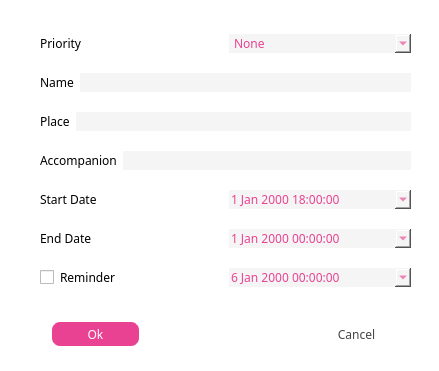
<?xml version="1.0" encoding="UTF-8"?>
<ui version="4.0">
 <class>AddEventWindow</class>
 <widget class="QDialog" name="AddEventWindow">
  <property name="geometry">
   <rect>
    <x>0</x>
    <y>0</y>
    <width>439</width>
    <height>371</height>
   </rect>
  </property>
  <property name="minimumSize">
   <size>
    <width>439</width>
    <height>368</height>
   </size>
  </property>
  <property name="maximumSize">
   <size>
    <width>439</width>
    <height>371</height>
   </size>
  </property>
  <property name="sizeIncrement">
   <size>
    <width>0</width>
    <height>0</height>
   </size>
  </property>
  <property name="baseSize">
   <size>
    <width>0</width>
    <height>0</height>
   </size>
  </property>
  <property name="font">
   <font>
    <family>Uniform Rnd Medium</family>
   </font>
  </property>
  <property name="windowTitle">
   <string notr="true">Add Event</string>
  </property>
  <property name="toolTip">
   <string notr="true"/>
  </property>
  <property name="styleSheet">
   <string notr="true">QDialog {
	background-color:rgb(255, 255, 255);
}

QMessageBox {
    background-color: rgb(255, 255, 255);
	font: 57 10pt &quot;Uniform Rnd Medium&quot;;
}

/*Calendars*/
QCalendarWidget{
	background-color: rgb(255, 255, 255);
	width: 30px;
	height: 50px;
}

QCalendarWidget QToolButton {
  	color: rgb(233, 66, 146);
	font: 8pt &quot;Comfortaa&quot;;
  	background-color: rgb(255, 255, 255);
  }

  QCalendarWidget QMenu {
	color: rgb(233, 66, 146);
	background-color: rgb(255, 255, 255);
	font: 14pt &quot;Comfortaa&quot;;
}

QCalendarWidget QSpinBox { 
	font: 57 14pt &quot;Uniform Rnd Medium&quot;;
  	color: rgb(233, 66, 146); 
  	background-color: rgb(255, 255, 255); 
  	selection-background-color: rgb(136, 136, 136);
  	selection-color: rgb(255, 255, 255);
  }

QCalendarWidget QSpinBox ::up-button{ 
    subcontrol-origin: border;
    subcontrol-position: top right; 
	background-color: white;
	border: 0px;
}

QCalendarWidget QSpinBox ::up-arrow{ 
	image: url(:/ui/down.png);
}

  /* header row */
  QCalendarWidget QWidget 
	{ 
	font: 57 12pt &quot;Uniform Rnd Medium&quot;;
	alternate-background-color: rgb(255, 255, 255);
	background-color: rgb(255, 255, 255);
	}
   
  /* normal days */
  QCalendarWidget QAbstractItemView:enabled {
	font: 57 8pt &quot;Uniform Rnd Medium&quot;;  
  	color: rgb(63, 63, 63);  
  	background-color: rgb(255, 255, 255);  
  	selection-background-color: rgb(84, 163, 219); 
  	selection-color: rgb(255, 255, 255); 
  }

QCalendarWidget QAbstractItemView:disabled  { 
color: rgb(247, 247, 247); 
}</string>
  </property>
  <property name="locale">
   <locale language="English" country="UnitedStates"/>
  </property>
  <widget class="QPushButton" name="OkButton">
   <property name="geometry">
    <rect>
     <x>50</x>
     <y>320</y>
     <width>91</width>
     <height>28</height>
    </rect>
   </property>
   <property name="styleSheet">
    <string notr="true">    background-color:rgb(233, 66, 146);
    border-style: outset;
    border-width: 2px;
    border-radius: 10px;
    border-color: rgb(255, 255, 255);
	color: rgb(255, 255, 255);
	font: 57 10pt &quot;Uniform Rnd Medium&quot;;
</string>
   </property>
   <property name="text">
    <string>Ok</string>
   </property>
  </widget>
  <widget class="QPushButton" name="CancelButton">
   <property name="geometry">
    <rect>
     <x>310</x>
     <y>320</y>
     <width>93</width>
     <height>28</height>
    </rect>
   </property>
   <property name="styleSheet">
    <string notr="true">    background-color: rgb(255, 255, 255);
    border-style: outset;
    border-width: 2px;
    border-radius: 10px;
    border-color: rgb(255, 255, 255);
	color: rgb(68, 68, 68);
	font: 57 10pt &quot;Uniform Rnd Medium&quot;;
</string>
   </property>
   <property name="text">
    <string>Cancel</string>
   </property>
  </widget>
  <widget class="QWidget" name="layoutWidget">
   <property name="geometry">
    <rect>
     <x>40</x>
     <y>20</y>
     <width>371</width>
     <height>281</height>
    </rect>
   </property>
   <layout class="QVBoxLayout" name="verticalLayout">
    <item>
     <layout class="QHBoxLayout" name="horizontalLayout">
      <item>
       <widget class="QLabel" name="Priority">
        <property name="styleSheet">
         <string notr="true">font: 57 10pt &quot;Uniform Rnd Medium&quot;;</string>
        </property>
        <property name="text">
         <string>Priority</string>
        </property>
       </widget>
      </item>
      <item>
       <widget class="QComboBox" name="PriorityBox">
        <property name="styleSheet">
         <string notr="true">QComboBox{
font: 57 8pt &quot;Uniform Rnd Medium&quot;;
color: rgb(233, 66, 146);
background-color:rgb(245, 245, 245);
border: 0px;
}

QComboBox::drop-down {
    image: url(:ui/down.png);
	color: rgb(233, 66, 146);
    width:30px;
    height:15px;
    subcontrol-position: right middle;
    background-color:  rgb(245, 245, 245);
    border-style: outrange;
    border-width: 0px;
    border-color: white;
}</string>
        </property>
        <property name="insertPolicy">
         <enum>QComboBox::InsertAtBottom</enum>
        </property>
        <item>
         <property name="text">
          <string>None</string>
         </property>
        </item>
        <item>
         <property name="text">
          <string>Low</string>
         </property>
        </item>
        <item>
         <property name="text">
          <string>Medium</string>
         </property>
        </item>
        <item>
         <property name="text">
          <string>High</string>
         </property>
        </item>
       </widget>
      </item>
     </layout>
    </item>
    <item>
     <layout class="QHBoxLayout" name="horizontalLayout_2">
      <item>
       <widget class="QLabel" name="Name">
        <property name="styleSheet">
         <string notr="true">font: 57 10pt &quot;Uniform Rnd Medium&quot;;</string>
        </property>
        <property name="text">
         <string>Name</string>
        </property>
       </widget>
      </item>
      <item>
       <widget class="QLineEdit" name="NameEdit">
        <property name="styleSheet">
         <string notr="true">color: rgb(233, 66, 146);
background-color:rgb(245, 245, 245);
border: 0px;</string>
        </property>
       </widget>
      </item>
     </layout>
    </item>
    <item>
     <layout class="QHBoxLayout" name="horizontalLayout_3">
      <item>
       <widget class="QLabel" name="Place">
        <property name="styleSheet">
         <string notr="true">font: 57 10pt &quot;Uniform Rnd Medium&quot;;</string>
        </property>
        <property name="text">
         <string>Place</string>
        </property>
       </widget>
      </item>
      <item>
       <widget class="QLineEdit" name="PlaceEdit">
        <property name="styleSheet">
         <string notr="true">color: rgb(233, 66, 146);
background-color:rgb(245, 245, 245);
border: 0px;</string>
        </property>
       </widget>
      </item>
     </layout>
    </item>
    <item>
     <layout class="QHBoxLayout" name="horizontalLayout_4">
      <item>
       <widget class="QLabel" name="Accomanion">
        <property name="styleSheet">
         <string notr="true">font: 57 10pt &quot;Uniform Rnd Medium&quot;;</string>
        </property>
        <property name="text">
         <string>Accompanion</string>
        </property>
       </widget>
      </item>
      <item>
       <widget class="QLineEdit" name="AccEdit">
        <property name="styleSheet">
         <string notr="true">color: rgb(233, 66, 146);
background-color:rgb(245, 245, 245);
border: 0px;</string>
        </property>
       </widget>
      </item>
     </layout>
    </item>
    <item>
     <layout class="QHBoxLayout" name="horizontalLayout_5">
      <item>
       <widget class="QLabel" name="StartDate">
        <property name="styleSheet">
         <string notr="true">font: 57 10pt &quot;Uniform Rnd Medium&quot;;</string>
        </property>
        <property name="text">
         <string>Start Date</string>
        </property>
       </widget>
      </item>
      <item>
       <widget class="QDateTimeEdit" name="StartDateTimeEdit">
        <property name="styleSheet">
         <string notr="true">QDateTimeEdit
{
	font: 57 8pt &quot;Uniform Rnd Medium&quot;;
	color: rgb(233, 66, 146);
	background-color:rgb(245, 245, 245);
	border: 0px;
}

QDateTimeEdit::drop-down {
    image: url(:/Rsc/down.png);
	color: rgb(233, 66, 146);
    width:30px;
    height:15px;
    subcontrol-position: right middle;
    background-color:  rgb(245, 245, 245);
    border-style: outrange;
    border-width: 0px;
    border-color: white;
}</string>
        </property>
        <property name="buttonSymbols">
         <enum>QAbstractSpinBox::UpDownArrows</enum>
        </property>
        <property name="time">
         <time>
          <hour>18</hour>
          <minute>0</minute>
          <second>0</second>
         </time>
        </property>
        <property name="calendarPopup">
         <bool>true</bool>
        </property>
       </widget>
      </item>
     </layout>
    </item>
    <item>
     <layout class="QHBoxLayout" name="horizontalLayout_6">
      <item>
       <widget class="QLabel" name="EndDate">
        <property name="styleSheet">
         <string notr="true">font: 57 10pt &quot;Uniform Rnd Medium&quot;;</string>
        </property>
        <property name="text">
         <string>End Date</string>
        </property>
       </widget>
      </item>
      <item>
       <widget class="QDateTimeEdit" name="EndDateTimeEdit">
        <property name="styleSheet">
         <string notr="true">QDateTimeEdit
{
	font: 57 8pt &quot;Uniform Rnd Medium&quot;;
	color: rgb(233, 66, 146);
	background-color:rgb(245, 245, 245);
	border: 0px;
}

QDateTimeEdit::drop-down {
    image: url(:/Rsc/down.png);
	color: rgb(233, 66, 146);
    width:30px;
    height:15px;
    subcontrol-position: right middle;
    background-color:  rgb(245, 245, 245);
    border-style: outrange;
    border-width: 0px;
    border-color: white;
}</string>
        </property>
        <property name="calendarPopup">
         <bool>true</bool>
        </property>
       </widget>
      </item>
     </layout>
    </item>
    <item>
     <layout class="QHBoxLayout" name="horizontalLayout_7">
      <item>
       <widget class="QCheckBox" name="ReminderButton">
        <property name="styleSheet">
         <string notr="true">QCheckBox {
font: 57 10pt &quot;Uniform Rnd Medium&quot;;
}

QCheckBox::indicator {
	color:rgb(233, 66, 146);
}
</string>
        </property>
        <property name="text">
         <string>Reminder</string>
        </property>
        <property name="checkable">
         <bool>true</bool>
        </property>
        <property name="checked">
         <bool>false</bool>
        </property>
        <property name="tristate">
         <bool>false</bool>
        </property>
       </widget>
      </item>
      <item>
       <widget class="QDateTimeEdit" name="ReminderDateTimeEdit">
        <property name="styleSheet">
         <string notr="true">QDateTimeEdit
{
	font: 57 8pt &quot;Uniform Rnd Medium&quot;;
	color: rgb(233, 66, 146);
	background-color:rgb(245, 245, 245);
	border: 0px;
}

QDateTimeEdit::disabled{
	font: 57 8pt &quot;Uniform Rnd Medium&quot;;
	color: rgb(154, 154, 154);
	background-color:rgb(245, 245, 245);
	border: 0px;
}

QDateTimeEdit::drop-down {
    image: url(:/Rsc/down.png);
	color: rgb(233, 66, 146);
    width:30px;
    height:15px;
    subcontrol-position: right middle;
    background-color:  rgb(245, 245, 245);
    border-style: outrange;
    border-width: 0px;
    border-color: white;
}

QDateTimeEdit::drop-down::disabled {
    image: url(:/Rsc/down-disabled.png);
	color: rgb(233, 66, 146);
    width:30px;
    height:15px;
    subcontrol-position: right middle;
    background-color:  rgb(245, 245, 245);
    border-style: outrange;
    border-width: 0px;
    border-color: white;
}</string>
        </property>
        <property name="dateTime">
         <datetime>
          <hour>0</hour>
          <minute>0</minute>
          <second>0</second>
          <year>2000</year>
          <month>1</month>
          <day>6</day>
         </datetime>
        </property>
        <property name="calendarPopup">
         <bool>true</bool>
        </property>
       </widget>
      </item>
     </layout>
    </item>
   </layout>
  </widget>
 </widget>
 <resources/>
 <connections/>
</ui>
